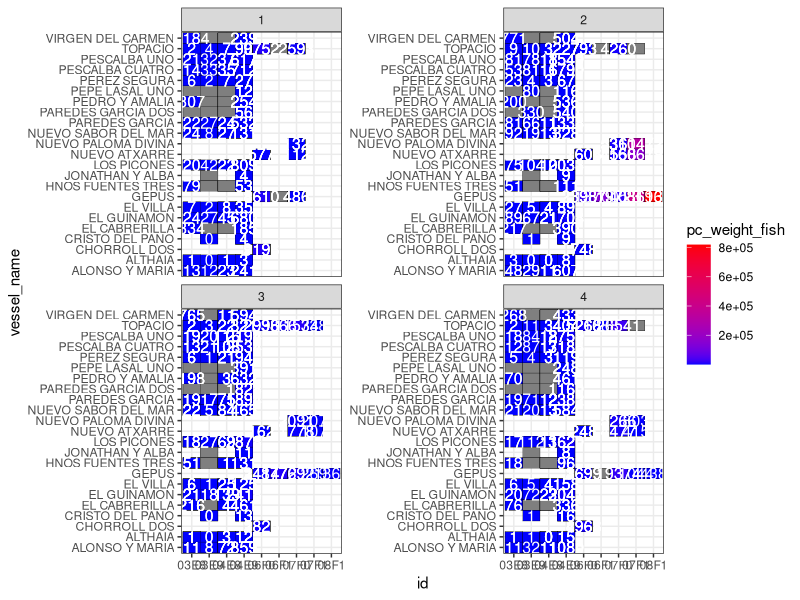
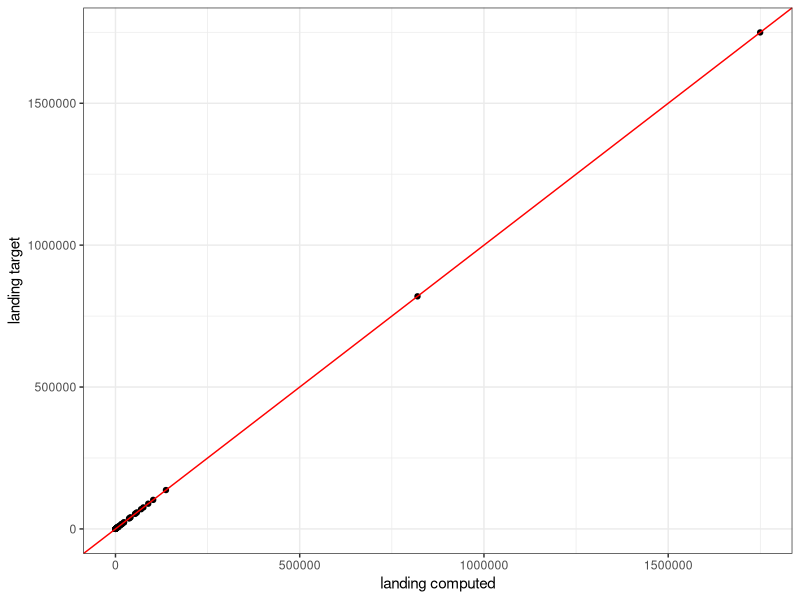
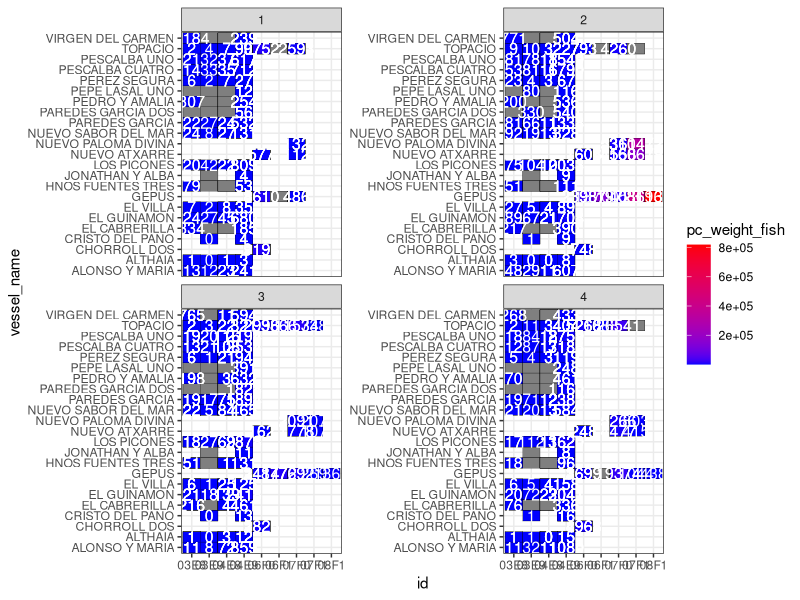

These charts were generated, in order, by the following R code:
library(dplyr)
library(ggplot2)
library(readxl)

setwd("C:/Users/rocpa/OneDrive/Documenti/GitHub/surimi_irpps/catalan_coast")

# upload dataset
effortcd <- read.csv("effort_CS_by_id.csv",sep =",")[,-1]
gfw <- read.csv("GFW_Vessel_info.csv",sep =",")[,-1]
names(gfw)[names(gfw) == "Vessel.Name"] <- "vessel_name"
gfw_clear <-  gfw[!is.na(gfw$vlength), ]
# gfw_clear <-  gfw_clear[!is.na(gfw_clear$vessel_name), ]

landing <- read.csv("landing_CS_by_id.csv",sep =",")[,-1]
names(landing)[names(landing) == "vlenght"] <- "vlength"
port <- read.csv("port_CS_PS_GFW.csv")[,-1]

# compute all weight fish landing independent of species for each cell grouped by quarter and length of unknown vessels
landing_dis <- landing  %>% group_by(id,year,quarter,vlength) %>% 
  mutate(all_fish_weight = sum(tot_fish_weight))

landing_dis <- landing_dis %>% select(id,year, quarter, vlength,all_fish_weight)
landing_dis <- landing_dis[!duplicated(landing_dis),]

gfw_clear <- gfw_clear %>% group_by(id,year,quarter,vlength) %>%
  mutate(totGFW_Fish_hours = sum(GFW_Fish_hours))

# merge dataset with information on vessels (gfw_clear) and landing information (landing)
df <- gfw_clear %>% left_join(landing_dis, by = c("id","year","quarter","vlength"))

# compute the total of hours spent fishing by vessels of same vessel length category
# then the total of weight that each vessel length category has collected in one hour
# in each grid, grouped by year and quarter
df <- df %>% group_by(id,year,quarter,vlength) %>% 
  mutate(fish_weight_hour = (all_fish_weight/totGFW_Fish_hours))

# compute the weight fish per capita of the individual vessel (identified by vessel_name)
df <- df %>% group_by(id,year, quarter,vessel_name) %>%
  mutate(pc_weight_fish = (fish_weight_hour * GFW_Fish_hours))


df %>% 
#  filter(!is.na(pc_weight_fish)) %>%
  ggplot( aes(x = id, y = vessel_name, fill = pc_weight_fish)) +
  geom_tile(color = "black") +
  scale_fill_gradient(low = "blue", high = "red") + 
  geom_text(aes(label = round(pc_weight_fish)), color = "white", size = 4) + 
  facet_wrap(~ quarter, scales = "free_y") + 
  theme_bw()
ggsave("hmp.jpg", width = 15, height = 10)

# verification: we take the computed cumulative data in df and compare with target cumulative data in landing
# we group by id cell, year and quarter

vessel_fish <- df %>% group_by(id,year,quarter,vlength) %>% mutate(tot_fish_vessel = sum(pc_weight_fish)) %>%
  select(id,year,quarter,vlength,tot_fish_vessel)
# there are duplicated because this is the sum reported for each vessel of group(id, year, quarter)
vessel_fish <- vessel_fish[!duplicated(vessel_fish),]

landing_fish <- landing %>% group_by(id,year,quarter,vlength) %>% mutate(tot_fish_landing = sum(tot_fish_weight)) %>%
  select(id,year,quarter,vlength,tot_fish_landing)


vessel_fish_unique <- vessel_fish[!is.na(vessel_fish$tot_fish_vessel), ]
landing_fish_unique <- landing_fish[!duplicated(landing_fish),]

dfv <- vessel_fish_unique  %>% left_join(landing_fish_unique, by = c("id","year","vlength","quarter"))

dfv %>% ggplot(aes(x = tot_fish_vessel, y = tot_fish_landing)) +
  geom_point() + 
  geom_abline(slope = 1, intercept = 0, color = "red") +
  xlab("landing computed") +
  ylab("landing target") +
  theme_bw()

